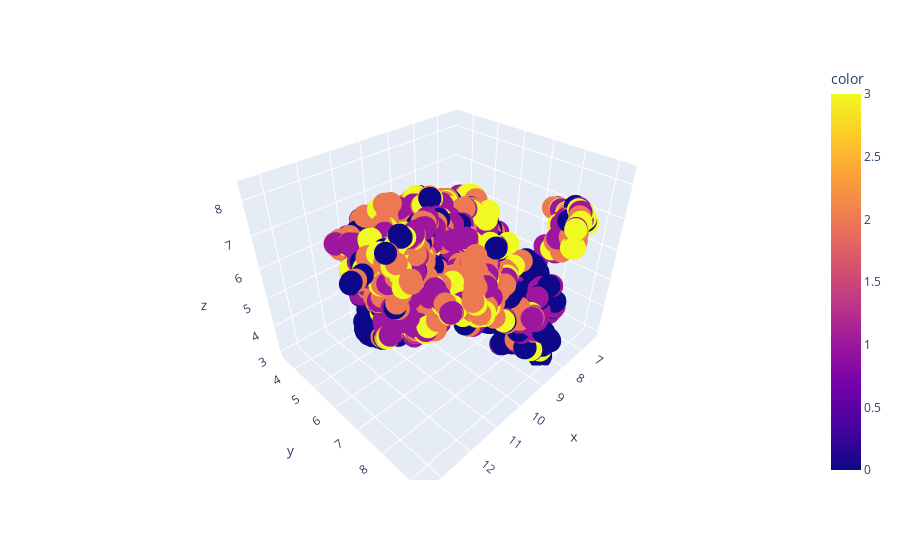

The code cell stored with this chart in its notebook:
### Code cell
fit = umap.UMAP(n_neighbors=4, min_dist=0.03, n_components=3).fit_transform(ess_emb["essay_1"])

fig = px.scatter_3d(fit, x=fit[:,0], y=fit[:,1], z=fit[:,2], 
    color=df[df.EssaySet==1].Score1.values)
fig.show()

### Figure 1 — Plotly figure (JSON) as saved in the notebook; plotly's stock layout.template omitted (floating-point values rounded to 4 significant figures; data arrays with more than 128 entries replaced by an {"elided": "..."} marker saying what was removed)
{"data": [{"hovertemplate": "x=%{x}<br>y=%{y}<br>z=%{z}<br>color=%{marker.color}<extra></extra>", "legendgroup": "", "marker": {"color": {"elided": "1672 int values"}, "coloraxis": "coloraxis", "symbol": "circle"}, "mode": "markers", "name": "", "scene": "scene", "showlegend": false, "type": "scatter3d", "x": {"elided": "1672 float values"}, "y": {"elided": "1672 float values"}, "z": {"elided": "1672 float values"}}], "layout": {"coloraxis": {"colorbar": {"title": {"text": "color"}}, "colorscale": [[0, "#0d0887"], [0.1111, "#46039f"], [0.2222, "#7201a8"], [0.3333, "#9c179e"], [0.4444, "#bd3786"], [0.5556, "#d8576b"], [0.6667, "#ed7953"], [0.7778, "#fb9f3a"], [0.8889, "#fdca26"], [1, "#f0f921"]]}, "legend": {"tracegroupgap": 0}, "margin": {"t": 60}, "scene": {"domain": {"x": [0, 1], "y": [0, 1]}, "xaxis": {"title": {"text": "x"}}, "yaxis": {"title": {"text": "y"}}, "zaxis": {"title": {"text": "z"}}}}}
